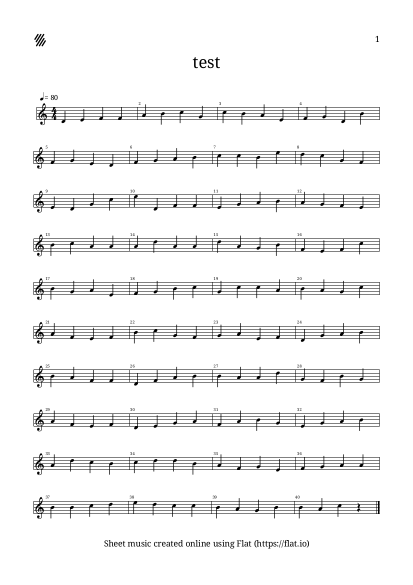
#> input picture images/partition.png, 826 x 1169 px (shown at 1/2 size)
$ python main.py
#> lines starting #> are read from the running program, lines starting #| are printed output that depends on the picture; after the words box and inside, x2 and y2 are one past the last pixel; in counts of white or black regions, pixels touching at a corner belong together
#> in main, img is the input picture: shape (1169, 826, 3); min 0, max 255, mean 242.1
import cv2
import matplotlib.pyplot as plt
import math
import numpy as np
import sys
from operator import itemgetter
import argparse


class Sheet:
    # [4 lines left out: function __init__, not called in this run]

    def __contains__(self, note):
        _, y = note
        return self.lowest_line <= y <= self.highest_line

    # [29 lines left out: function get_note_name, not called in this run]


def img_to_binary_grey_scale(img, threshold):
#> called with threshold = 20
    img_gray = cv2.cvtColor(img, cv2.COLOR_RGB2GRAY)  # convert to grayscale
    ret, thresh = cv2.threshold(img_gray, 20, 255, cv2.THRESH_BINARY)
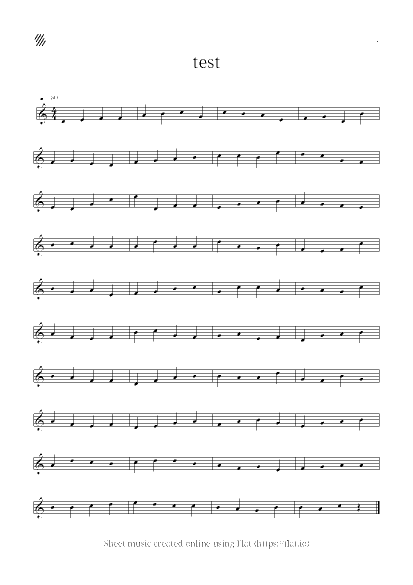
#> thresh: shape (1169, 826) (shown at 1/2 size); 95.5% white; black in thin lines or dots, all inside (x1, y1, x2, y2) = (67, 68, 759, 1097)
    return thresh


def img_binary_vertical_hist(img):
    height, width = img.shape
#> height = 1169; width = 826
    hist = [0] * height
#> hist = 1169 values from 0 to 0

    s = 0
    while s < width * height:
        hist[math.floor(s / width)] += 1 - img.item(s) / 255
        s += 1
#> after the loop, hist = 1169 values, max 692 at index 308, min 0 at index 0, mean 36.96; s = 965594

    return hist


def img_binary_horizontal_hist(img):
    height, width = img.shape
    hist = [0] * width

    s = 0
    while s < width * height:
        hist[s % width] += 1 - img.item(s) / 255
        s += 1

    return hist


# [76 lines left out: functions show_hist, extract_notes, show_image, not called in this run]


def crop_sheet_in_scope(img):
    hist = img_binary_vertical_hist(img)

    lines = [index for index, val in enumerate(hist) if val > 600]
#> lines = 50 values from 214 to 1027

    scope_first_line = list(lines[::5])
#> scope_first_line = [214, 302, 389, 477, 564, 652, 739, 827, 914, 1002]
    number_scope = len(scope_first_line)
#> number_scope = 10

    size_scope = int(abs(lines[0] - lines[4]))
#> size_scope = 25
    offset_scope = int(abs(math.ceil(lines[4] - lines[5]) / 6))
#> offset_scope = 10
    width, height = img.shape[:2]
#> width = 1169; height = 826

    scope_list = []
    for i in range(0, number_scope):

        x = scope_first_line[i] - offset_scope
        h_x = size_scope + 2 * offset_scope

        scope_list.append(img[x:x + h_x, 0:width])
#> this loop made 10 passes
#> x on passes 1 to 10: 204, 292, 379, 467, 554, 642, 729, 817, 904, 992
#> after the loop, scope_list = 10 items

    return scope_list


def crop_line_in_note(line):
    width, height = line.shape[:2]
    hist = img_binary_horizontal_hist(line)
    hist_reduced = []
    for index, val in enumerate(hist):
        if 5 <= val <= 15:
            hist_reduced.append((index, val))

    rising_edge = True
    rising_edge_list = []
    falling_edge_list = []
    for index, val in enumerate(hist_reduced):
        try:
            if hist_reduced[index + 1][1] > 5 and val[1] == 5 and rising_edge:
                rising_edge_list.append(val[0])
                rising_edge = False
            elif val[1] > 5 and hist_reduced[index +
                                             1][1] == 5 and not rising_edge:
                falling_edge_list.append(val[0])
                rising_edge = True
        except IndexError:
            pass

    note_list = []
    for i, val in enumerate(rising_edge_list):
        distance = falling_edge_list[i] - rising_edge_list[i]
        if distance < 8.0:
            middle_top = rising_edge_list[i] + math.ceil(distance / 2.0)
            x = middle_top - distance
            h_x = middle_top + distance
            note_list.append(line[0:height, x:h_x])
    return note_list


def detect_note(note_list):
    for note in note_list:
        hist = img_binary_vertical_hist(note)

        lines = []
        note = 0
        for index, val in enumerate(hist):
            if val > 10:
                lines.append(index)
            if val >= 3 and hist[index -
                                 1] >= 3 and hist[index +
                                                  1] >= 3 and hist[index -
                                                                   2] >= 3 and hist[index
                                                                                    +
                                                                                    2] >= 3:
                note = index

        try:
            if note < lines[0]:
                print("SOL 5", end=" ")
            elif note == lines[0]:
                print("FA 5", end=" ")
            elif lines[0] < note < lines[1]:
                print("MI 5", end=" ")
            elif note == lines[1]:
                print("RE 5", end=" ")
            elif lines[1] < note < lines[2]:
                print("DO 5", end=" ")
            elif note == lines[2]:
                print("SI 4", end=" ")
            elif lines[2] < note < lines[3]:
                print("LA 4", end=" ")
            elif note == lines[3]:
                print("SOL 4", end=" ")
            elif lines[3] < note < lines[4]:
                print("FA 4", end=" ")
            elif note == lines[4]:
                print("MI 4", end=" ")
            elif note > lines[4]:
                print("Re 4", end=" ")
        except IndexError:
            pass
        print("\t", end=" ")


def histogramm_process(binary):
    scope_list = crop_sheet_in_scope(binary)
#> scope_list = 10 items
    for line in scope_list:
        note_list = crop_line_in_note(line)
        detect_note(note_list)
        print()
#> this loop made 10 passes
#| Re 4 	 MI 4 	 FA 4 	 FA 4 	 LA 4 	 SI 4 	 DO 5 	 SOL 4 	 DO 5 	 SI 4 	 LA 4 	 MI 4 	 FA 4 	 SOL 4 	 SOL 5 	 SI 4
#| FA 4 	 SOL 4 	 MI 4 	 Re 4 	 FA 4 	 SOL 4 	 SOL 5 	 SI 4 	 DO 5 	 DO 5 	 LA 4 	 MI 5 	 RE 5 	 DO 5 	 SOL 4 	 FA 4
#| MI 4 	 SOL 5 	 SOL 4 	 DO 5 	 MI 5 	 Re 4 	 FA 4 	 FA 4 	 MI 4 	 SOL 4 	 LA 4 	 SI 4 	 LA 4 	 SOL 4 	 FA 4 	 MI 4
#| SI 4 	 DO 5 	 SOL 5 	 LA 4 	 LA 4 	 RE 5 	 SOL 5 	 SOL 5 	 RE 5 	 LA 4 	 SOL 4 	 LA 4 	 FA 4 	 MI 4 	 FA 4 	 DO 5
#| SI 4 	 SOL 4 	 LA 4 	 MI 4 	 FA 4 	 SOL 4 	 SI 4 	 DO 5 	 SOL 4 	 DO 5 	 DO 5 	 LA 4 	 SI 4 	 LA 4 	 SOL 4 	 DO 5
#| SOL 5 	 FA 4 	 MI 4 	 FA 4 	 LA 4 	 DO 5 	 SOL 4 	 FA 4 	 SOL 4 	 LA 4 	 MI 4 	 FA 4 	 Re 4 	 SOL 4 	 LA 4 	 LA 4
#| SI 4 	 LA 4 	 FA 4 	 FA 4 	 Re 4 	 FA 4 	 LA 4 	 SI 4 	 SI 4 	 LA 4 	 LA 4 	 RE 5 	 SOL 4 	 FA 4 	 SI 4 	 SOL 4
#| SOL 5 	 FA 4 	 MI 4 	 FA 4 	 Re 4 	 MI 4 	 SOL 4 	 SOL 5 	 FA 4 	 LA 4 	 LA 4 	 SOL 4 	 MI 4 	 SOL 4 	 LA 4 	 LA 4
#> (further printed lines are left out)


# [27 lines left out: function morpho_process, not called in this run]


def main(args):
    # image = "images/partition.png"
    img = cv2.imread(args.file)
    binary_histo = img_to_binary_grey_scale(img, 20)
    binary_morpho = img_to_binary_grey_scale(img, 127)
    #choose the process
    if not args.feature_detector:
        histogramm_process(binary_histo)
    else:
        morpho_process(binary_morpho)


if __name__ == '__main__':
    parser = argparse.ArgumentParser()
    parser.add_argument(
        "--feature-detector",
        help="use a second experimental method using a OpenCV's feature detector",
        action="store_true")
    parser.add_argument(
        "--file",
        help="input image to analyse",
        default="images/partition.png")

    args = parser.parse_args()
    main(args)
